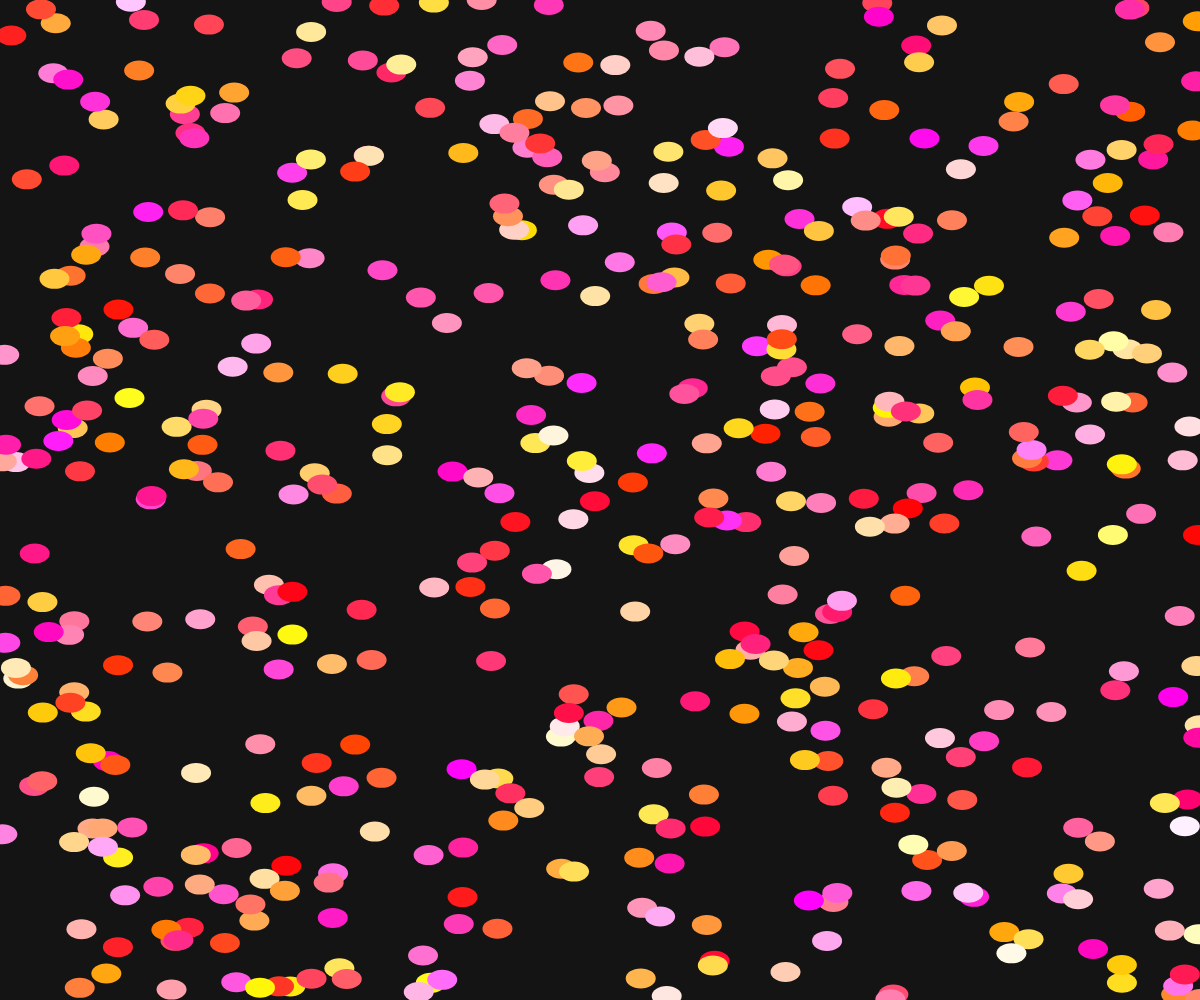
Frame 1 (no input)
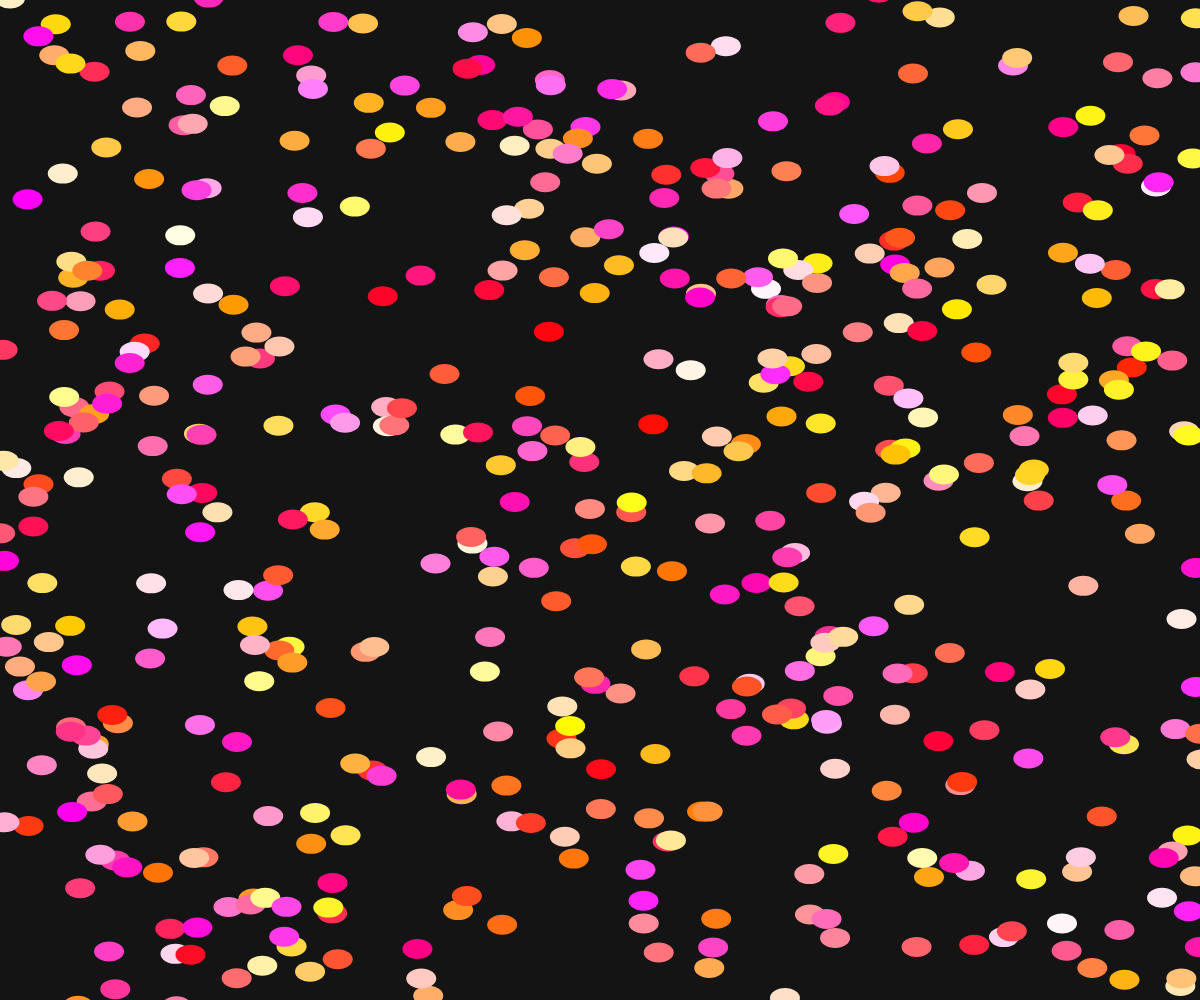
Frame 60 (no input)
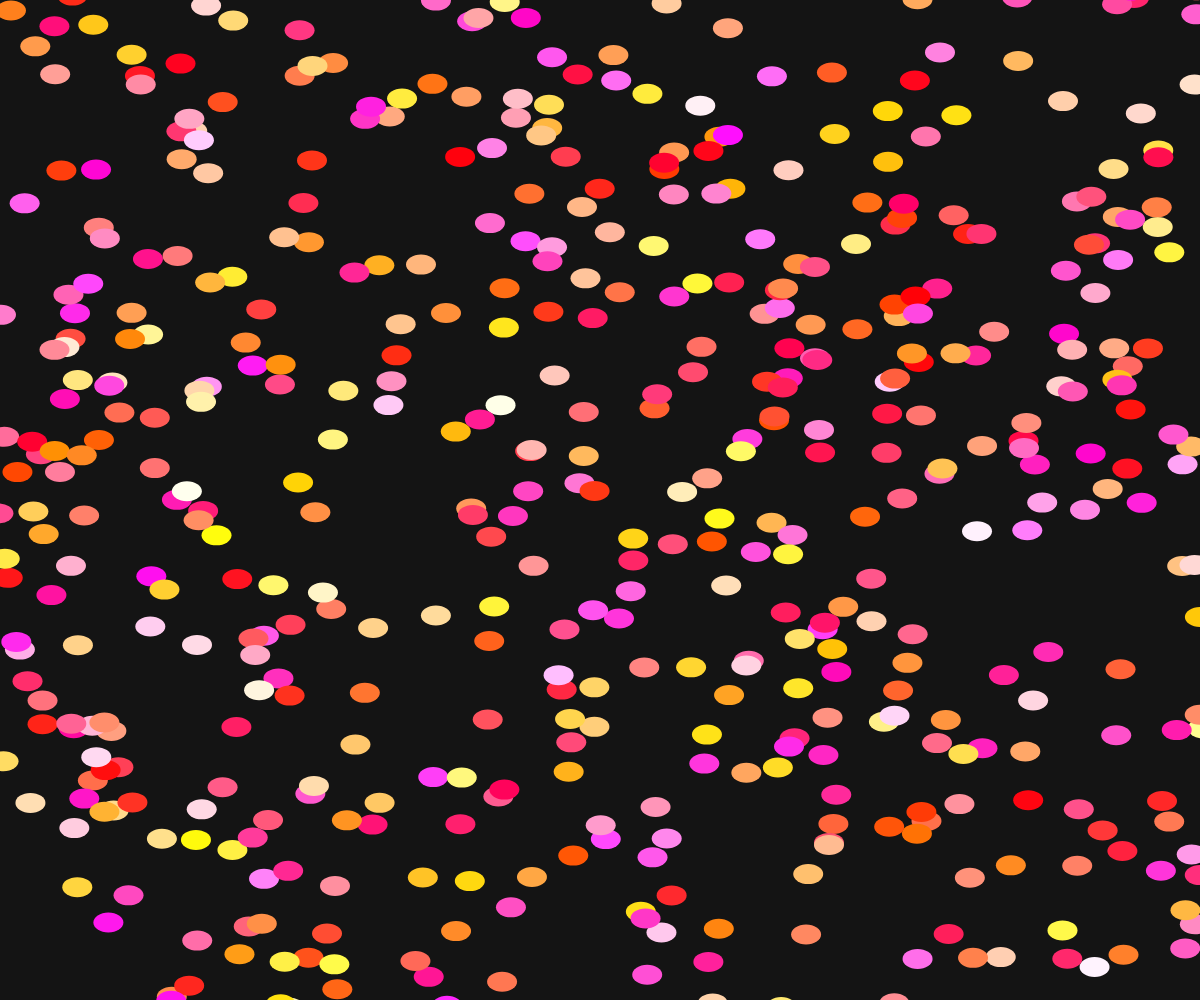
Frame 120 (the mouse pressed at the canvas centre since frame 60)

The p5.js sketch that drew these frames (run headless with seeded random() and noise() and a simulated clock; from frame 60 on, the mouse is pressed at the canvas centre):

// p5.js sketch
// ── sketch.js
let walkers = [];

class Walker{
  constructor(posisiX, posisiY){
    this.x = posisiX;
    this.y = posisiY;
  }
  
  visual(){
    noStroke();
    let c = color(300, random(255), random(255));
    fill(c);
    ellipse(this.x, this.y, 30, 20);
  }

  jalan(){
    var stepX = int(random(-10,10));
    var stepY = int(random(-10,10));
    
    this.x = this.x + stepX/20;
    this.y = this.y + stepY;
  }
}

function setup() {
  createCanvas(windowWidth, windowHeight);
  
  for (let i=0; i<500;i++){
    walkers[i] = new Walker(random(windowWidth), random(windowHeight))
  }
}

function draw() {
  background(20);
  for (let i=0; i<500;i++){
    walkers[i].visual();
    walkers[i].jalan();
  }
}
